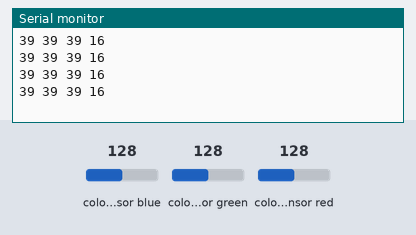
This sketch was run on a simulated Arduino Uno, built with avr-gcc and run on an emulated ATmega328P. Shown: the last lines printed to the serial monitor. Wiring (inferred from the names in the program): TCS3200 colour sensor: output pin 8; S2 pin 6; S3 pin 7; S0 pin 4; S1 pin 5. Inputs (shaded band) come from the test bench; at power-on: colour sensor blue 128, colour sensor green 128, colour sensor red 128.

Above: at 1.2 s.
1.3 s: colour sensor blue set to 5
At 1.71 s:
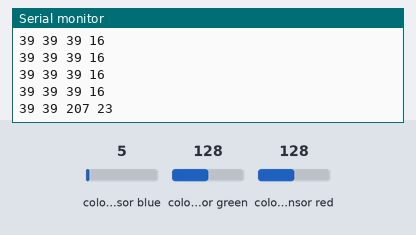
2.8 s: colour sensor green set to 5
At 2.92 s:
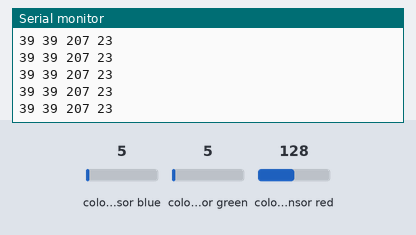
4.3 s: colour sensor red set to 5
At 4.43 s:
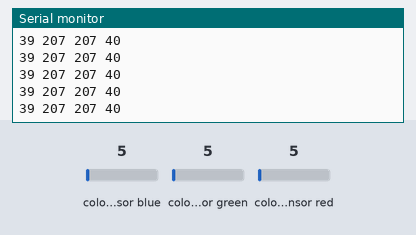
Timing chart, 0 to 7.3 s (numbered marks = the images above; inputs shaded):
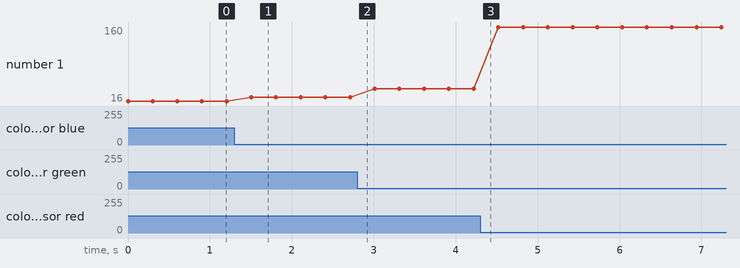

The sketch:

ColorBasic.ino
```cpp
// COLOR SENSOR
#define S0 4
#define S1 5
#define S2 6
#define S3 7
#define sensorOut 8


void setup(){

 //set pins S0-S3 to output and sensorOut to input
  pinMode(S0, OUTPUT);
  pinMode(S1, OUTPUT);
  pinMode(S2, OUTPUT);
  pinMode(S3, OUTPUT);
  pinMode(sensorOut, INPUT);

  //Set frequency scaling to 100%
  digitalWrite(S0,HIGH);
  digitalWrite(S1,HIGH);

//  //set frequency scaling to 20%
//  digitalWrite(S0,HIGH);
//  digitalWrite(S1,LOW);
//
//  //Set frequency scaling to 2%
//  digitalWrite(S0,LOW);
//  digitalWrite(S1,HIGH);
//
//  //turn off sensor:
//  digitalWrite(S0,LOW);
//  digitalWrite(S1,LOW);

  Serial.begin(115200);

}


void loop(){

  //read read
  digitalWrite(S2,LOW);
  digitalWrite(S3,LOW);
  int r = pulseIn(sensorOut,HIGH);

  //read green
  digitalWrite(S2,HIGH);
  digitalWrite(S3,HIGH);
  int g = pulseIn(sensorOut,HIGH);

  //read blue
  digitalWrite(S2,LOW);
  digitalWrite(S3,HIGH);
  int b = pulseIn(sensorOut,HIGH);

  //read gray level
  digitalWrite(S2,HIGH);
  digitalWrite(S3,LOW);
  int k = pulseIn(sensorOut,HIGH);

  Serial.print(r);
  Serial.print(" ");
  Serial.print(g);
  Serial.print(" ");
  Serial.print(b);
  Serial.print(" ");
  Serial.println(k);
  delay(300);

}
```

Measured:
- after the input at 1.3 s, the serial monitor: prints a new line after 0.21 s (image 1)
- plotted number 1: 16 → 23 after the input at 1.3 s, 23 → 40 after the input at 2.8 s, 40 → 160 after the input at 4.3 s
